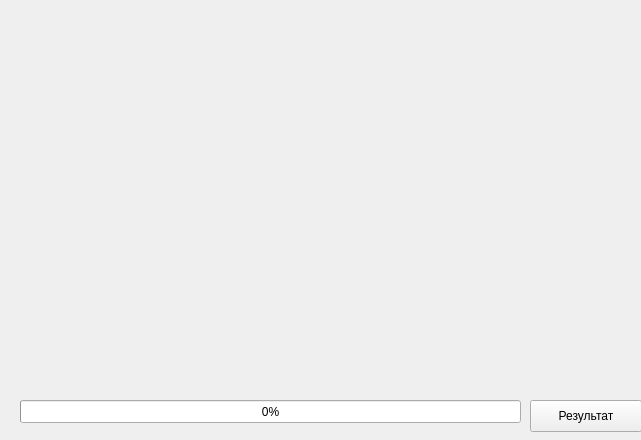
<?xml version="1.0" encoding="UTF-8"?>
<ui version="4.0">
 <class>Form</class>
 <widget class="QWidget" name="Form">
  <property name="geometry">
   <rect>
    <x>0</x>
    <y>0</y>
    <width>641</width>
    <height>440</height>
   </rect>
  </property>
  <property name="windowTitle">
   <string>Form</string>
  </property>
  <widget class="QProgressBar" name="progressBar">
   <property name="geometry">
    <rect>
     <x>20</x>
     <y>400</y>
     <width>501</width>
     <height>23</height>
    </rect>
   </property>
   <property name="value">
    <number>0</number>
   </property>
  </widget>
  <widget class="QWidget" name="gridLayoutWidget">
   <property name="geometry">
    <rect>
     <x>10</x>
     <y>10</y>
     <width>621</width>
     <height>381</height>
    </rect>
   </property>
   <layout class="QGridLayout" name="gridLayout" rowminimumheight="0" columnminimumwidth="0">
    <item row="0" column="0">
     <widget class="QLabel" name="label">
      <property name="text">
       <string/>
      </property>
     </widget>
    </item>
   </layout>
  </widget>
  <widget class="QPushButton" name="result">
   <property name="geometry">
    <rect>
     <x>530</x>
     <y>400</y>
     <width>112</width>
     <height>32</height>
    </rect>
   </property>
   <property name="text">
    <string>Результат</string>
   </property>
  </widget>
 </widget>
 <resources/>
 <connections/>
</ui>
